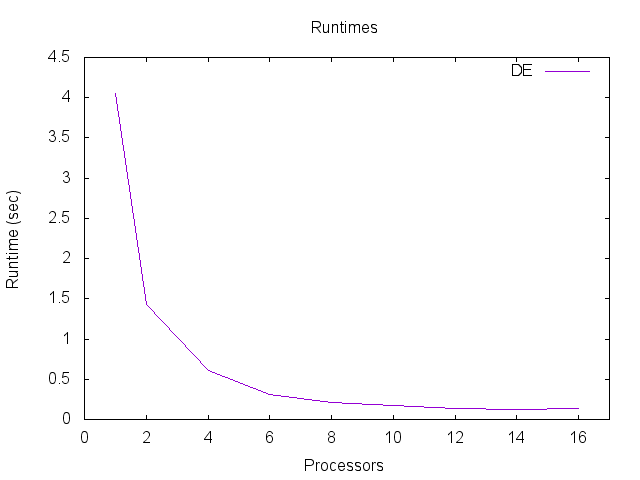

Write the gnuplot code that produced this figure.
# For PNG
set terminal png
set output "DTLZ2_DE_runtimes.png"

# For EPS
# set terminal eps
# set output "DTLZ2_DE_runtimes.eps"

set title "Runtimes"

set xlabel " Processors "

set ylabel " Runtime (sec) "

set xrange [0:17]

set datafile separator ","

plot for [col=3:3] "DTLZ2_GALEvsDE.csv" using 1:col with lines title columnheader